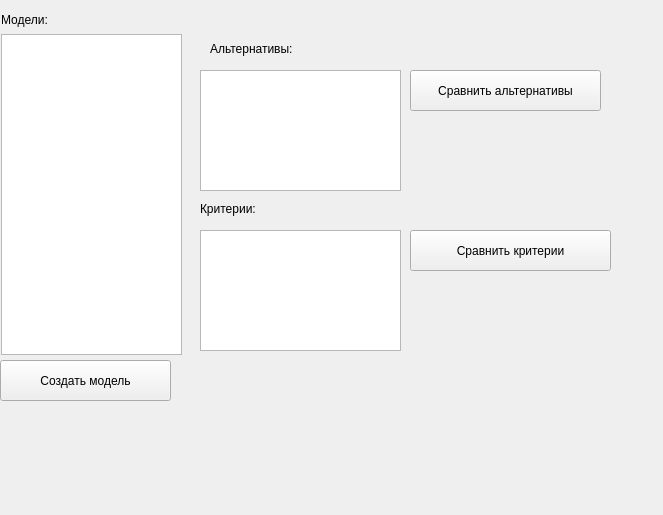
<?xml version="1.0" encoding="UTF-8"?>
<ui version="4.0">
 <class>StartMenu</class>
 <widget class="QWidget" name="StartMenu">
  <property name="geometry">
   <rect>
    <x>0</x>
    <y>0</y>
    <width>663</width>
    <height>515</height>
   </rect>
  </property>
  <property name="windowTitle">
   <string>Модели принятия решений</string>
  </property>
  <widget class="QPushButton" name="createModelButton">
   <property name="geometry">
    <rect>
     <x>0</x>
     <y>360</y>
     <width>171</width>
     <height>41</height>
    </rect>
   </property>
   <property name="text">
    <string>Создать модель</string>
   </property>
  </widget>
  <widget class="QListWidget" name="modelsList">
   <property name="geometry">
    <rect>
     <x>1</x>
     <y>34</y>
     <width>181</width>
     <height>321</height>
    </rect>
   </property>
  </widget>
  <widget class="QLabel" name="label">
   <property name="geometry">
    <rect>
     <x>1</x>
     <y>11</y>
     <width>61</width>
     <height>17</height>
    </rect>
   </property>
   <property name="text">
    <string>Модели:</string>
   </property>
  </widget>
  <widget class="QPushButton" name="compareCriteriaButton">
   <property name="geometry">
    <rect>
     <x>410</x>
     <y>230</y>
     <width>201</width>
     <height>41</height>
    </rect>
   </property>
   <property name="text">
    <string>Сравнить критерии</string>
   </property>
  </widget>
  <widget class="QPushButton" name="compareAlternativesButton">
   <property name="geometry">
    <rect>
     <x>410</x>
     <y>70</y>
     <width>191</width>
     <height>41</height>
    </rect>
   </property>
   <property name="text">
    <string>Сравнить альтернативы</string>
   </property>
  </widget>
  <widget class="QListWidget" name="alternativesList">
   <property name="geometry">
    <rect>
     <x>200</x>
     <y>70</y>
     <width>201</width>
     <height>121</height>
    </rect>
   </property>
  </widget>
  <widget class="QListWidget" name="criteriaList">
   <property name="geometry">
    <rect>
     <x>200</x>
     <y>230</y>
     <width>201</width>
     <height>121</height>
    </rect>
   </property>
  </widget>
  <widget class="QLabel" name="label_2">
   <property name="geometry">
    <rect>
     <x>210</x>
     <y>40</y>
     <width>111</width>
     <height>17</height>
    </rect>
   </property>
   <property name="text">
    <string>Альтернативы:</string>
   </property>
  </widget>
  <widget class="QLabel" name="label_3">
   <property name="geometry">
    <rect>
     <x>200</x>
     <y>200</y>
     <width>111</width>
     <height>17</height>
    </rect>
   </property>
   <property name="text">
    <string>Критерии:</string>
   </property>
  </widget>
 </widget>
 <resources/>
 <connections/>
</ui>
